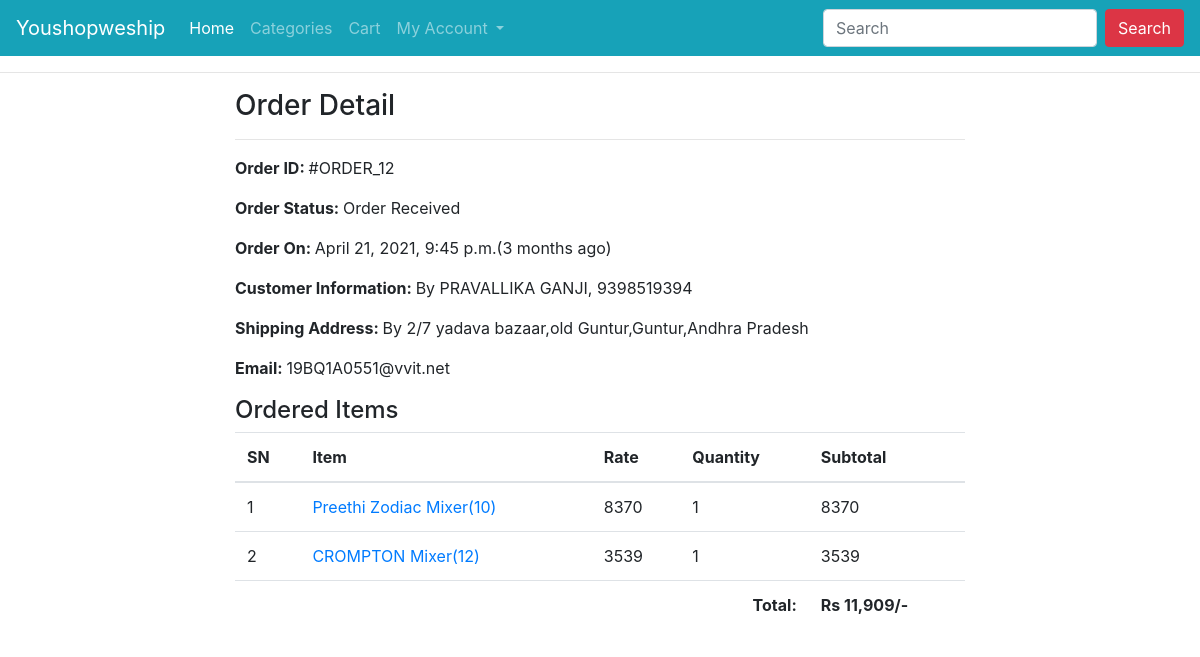
Page /profile/order-12/ (signed in) on the committed database.
### youshopweship/models.py (models this page shows, shortened)
class Order(models.Model):
    cart = models.OneToOneField(Cart, on_delete=models.CASCADE)
    ordered_by = models.CharField(max_length=200)
    shipping_address = models.CharField(max_length=200)
    mobile = models.CharField(max_length=10)
    email = models.EmailField(null=True, blank=True)
    subtotal = models.PositiveIntegerField()
    discount = models.PositiveIntegerField()
    total = models.PositiveIntegerField()
    order_status = models.CharField(max_length=50, choices=ORDER_STATUS)
    created_at = models.DateTimeField(auto_now_add=True)
    payment_method = models.CharField(max_length=20, choices=METHOD, default="Cash On Delivery")
    payment_completed = models.BooleanField(default=False, null=True, blank=True)

class CartProduct(models.Model):
    cart = models.ForeignKey(Cart, on_delete=models.CASCADE)
    product = models.ForeignKey(Product, on_delete=models.CASCADE)
    rate = models.PositiveIntegerField()
    quantity = models.PositiveIntegerField()
    subtotal = models.PositiveIntegerField()

class Product(models.Model):
    title = models.CharField(max_length =200)
    slug = models.SlugField(unique=True)
    category = models.ForeignKey(Category,on_delete=models.CASCADE)
    image = models.ImageField(upload_to="products")
    marked_price = models.PositiveIntegerField()
    selling_price = models.PositiveIntegerField()
    description = models.TextField()
    warranty =  models.CharField(max_length = 300, null=True, blank = True)
    return_policy = models.CharField(max_length = 300, null=True, blank = True)
    view_count = models.PositiveIntegerField(default = 0)

### youshopweship/views.py (the view)
# urls.py: path("profile/order-<int:pk>/", CustomerOrderDetailView.as_view(), name="customerorderdetail"),
class CustomerOrderDetailView(DetailView):
    template_name = "customerorderdetail.html"
    model = Order
    context_object_name = "ord_obj"
    def dispatch(self, request, *args, **kwargs):
        if request.user.is_authenticated and Customer.objects.filter(user=request.user).exists():
            order_id = self.kwargs["pk"]
            order = Order.objects.get(id=order_id)
            if request.user.customer != order.cart.customer:
                return redirect("youshopweship:customerprofile")
        else:
            return redirect("/login/?next=/profile/")
        return super().dispatch(request, *args, **kwargs)

### templates/customerorderdetail.html (shortened to what this page needs)
{% extends "base.html" %}
{% load humanize %}
{% block content %}
<div class="container">
    <div class="row">
        <div class="col-md-8 mx-auto">
            <h3>Order Detail</h3><hr>
            <p><span class="font-weight-bold">Order ID: </span> #ORDER_{{ord_obj.id}}</p>
            <p><span class="font-weight-bold">Order Status: </span> {{ord_obj.order_status}}</p>
            <p><span class="font-weight-bold">Order On: </span> {{ord_obj.created_at}}({{ord_obj.created_at|timesince}} ago)</p>
            <p><span class="font-weight-bold">Customer Information: </span> By {{ord_obj.ordered_by}}, {{ord_obj.mobile}}</p>
            <p><span class="font-weight-bold">Shipping Address: </span> By {{ord_obj.shipping_address}} </p>
            <p><span class="font-weight-bold">Email: </span> {{ord_obj.email}}</p>
            <h4>Ordered Items</h4>
            <table class="table">
                <thead>
                    <tr>
                        <th>SN</th>
                        <th>Item</th>
                        <th>Rate</th>
                        <th>Quantity</th>
                        <th>Subtotal</th>
                    </tr>
                </thead>
                <tbody>
                    {% for cp in ord_obj.cart.cartproduct_set.all %}
                    <tr>
                        <td>{{forloop.counter}}</td>
                        <td><a target="_blank" href="{% url 'youshopweship:productdetail' cp.product.slug %}">{{cp.product.title}}({{cp.product.id}})</a></td>
                        <td>{{cp.rate}}</td>
                        <td>{{cp.quantity}}</td>
                        <td>{{cp.subtotal}}</td>
                    </tr>
                    {% endfor %}
                    <tr>
                        <th colspan="4" class="text-right">Total: </th>
                        <th>Rs {{ord_obj.total|intcomma}}/-</th>
                    </tr>
                </tbody>
            </table>
        </div>
    </div>
</div>
{% endblock %}

### rows in the picture
Order: id "12", order_status "Order Received", created_at "April 21, 2021, 9:45 p.m.", created_at "3 months", ordered_by "PRAVALLIKA GANJI", mobile "9398519394", shipping_address "2/7 yadava bazaar,old Guntur,Guntur,Andhra Pradesh", email "19BQ1A0551@vvit.net", total "11,909"
CartProduct: product "Preethi Zodiac Mixer", product.id "10", rate "8370", quantity "1", subtotal "8370"
CartProduct: product "CROMPTON Mixer", product.id "12", rate "3539", quantity "1", subtotal "3539"
